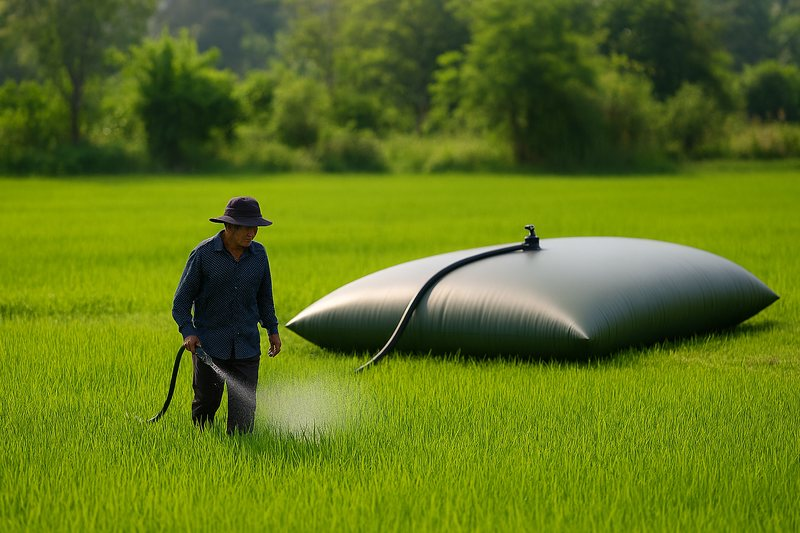
#> input picture assets/images/products/bladder-fertiliser-storage.jpg, 800 x 533 px, given in place of 40ft Reefer Frigo with 2 compartments.png, which was not available
$ python _process_images_phase7.py
#> lines starting #> are read from the running program, lines starting #| are printed output that depends on the picture; pictures that were not available may be replaced by others from this repository, and a replacement may not be noted
"""
Phase 7 asset processing — Flexitanks page "Trailer & Reefer" card CGI swap.
Same approach as _process_images.py / _process_images_phase2..6.py: resize/
recompress source assets from Media/ into assets/images/. Not part of the
shipped site.
"""
import os
from PIL import Image

SRC = r"C:\dev\PPC-company-website\Media"
DST = r"C:\dev\PPC-company-website\assets\images"

def save_jpg(src_rel, dst_rel, max_w, quality=82, crop_box=None):
#> called with max_w = 800, quality = 82, crop_box = (375, 0, 2625, 1687)
    src = os.path.join(SRC, src_rel)
    dst = os.path.join(DST, dst_rel)
    os.makedirs(os.path.dirname(dst), exist_ok=True)
    im = Image.open(src).convert("RGB")
#> im is the input picture: PIL image 800x533 RGB; mean R, G, B 95.7, 116.8, 27.5
    if crop_box:
        im = im.crop(crop_box)
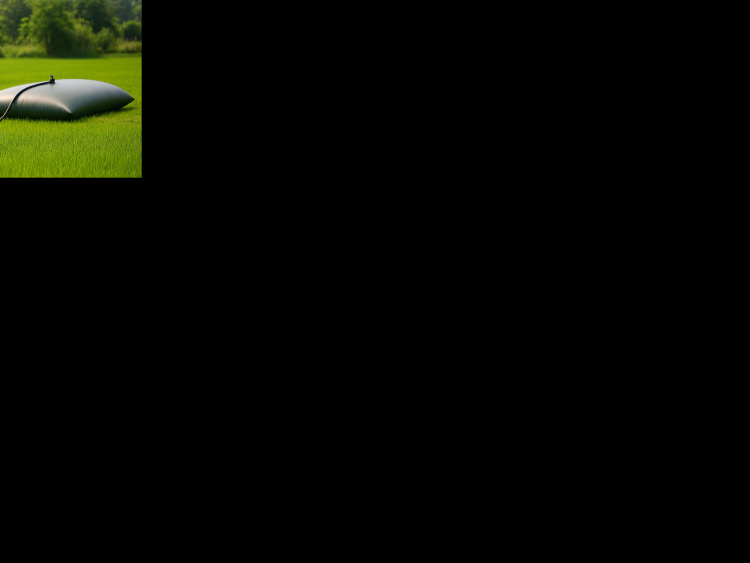
#> im: PIL image 2250x1687 RGB (shown at 1/3 size); mean R, G, B 5.6, 6.9, 1.8
    if im.width > max_w:
        h = int(im.height * (max_w / im.width))
#> h = 599
        im = im.resize((max_w, h), Image.LANCZOS)
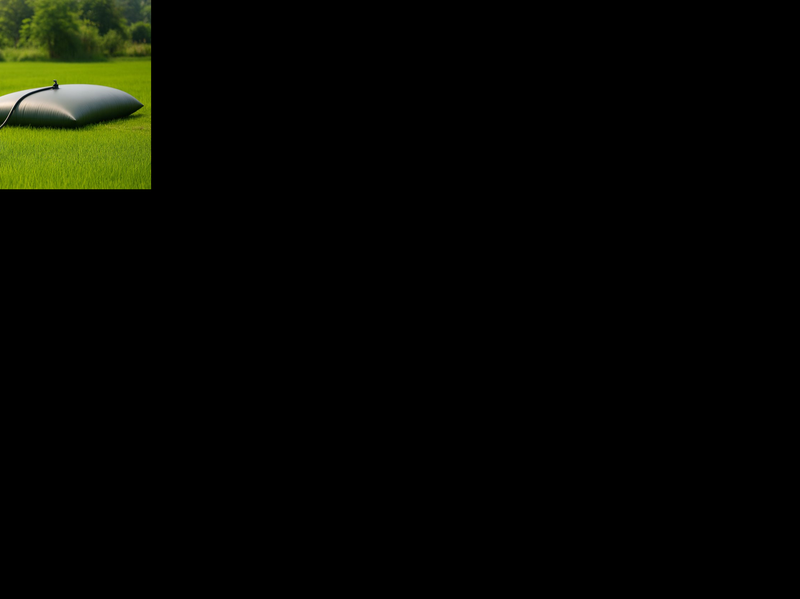
#> im: PIL image 800x599 RGB; mean R, G, B 5.6, 6.9, 1.8
    im.save(dst, "JPEG", quality=quality, optimize=True, progressive=True)
    print(f"{dst_rel:40s} {im.width}x{im.height}  {os.path.getsize(dst)//1024}KB")
#| products\flexitank-trailer-reefer-2compartment.jpg 800x599  9KB

# Flexitanks page, "Trailer & Reefer" overview card: swap the old CGI
# (Product CGIs/12. Trailer1 valve - Cr.jpg) for a clearer render showing a
# 40ft reefer trailer with a 2-compartment flexitank loaded. Source is
# 3000x1687 (16:9) — centre-cropped to 2249 wide (4:3) so the card's
# aspect-ratio/object-fit:cover crop keeps both compartments and the truck
# cab in frame, matching the sibling cards' native aspect.
save_jpg(r"Product CGIs\40ft Reefer Frigo with 2 compartments.png",
         r"products\flexitank-trailer-reefer-2compartment.jpg", 800,
         crop_box=(375, 0, 2625, 1687))

print("\nDone.")

$ run again, on assets/images/products/bladder-field-sheep.jpg
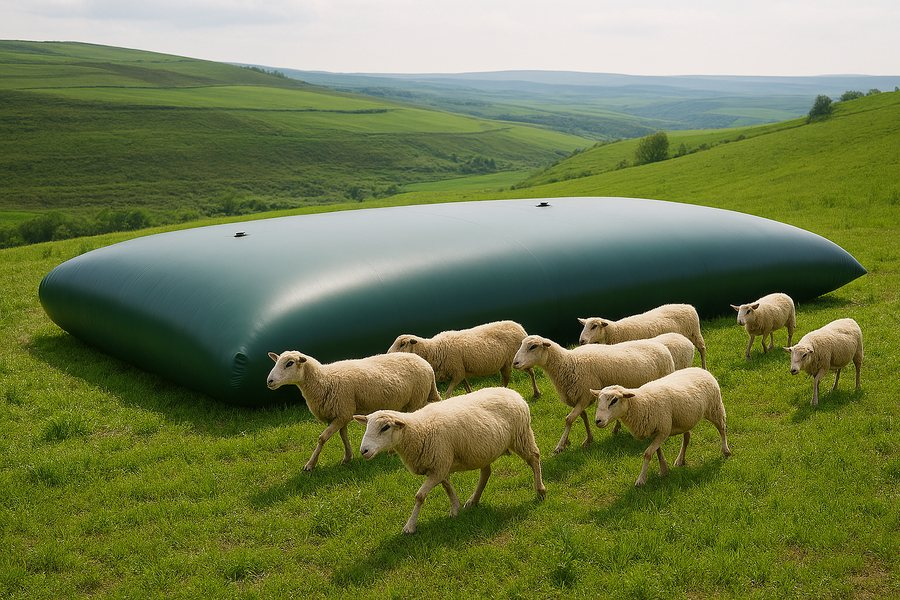
#> input picture assets/images/products/bladder-field-sheep.jpg, 900 x 600 px, given in place of 40ft Reefer Frigo with 2 compartments.png, which was not available
#> in save_jpg, im is the input picture: PIL image 900x600 RGB; mean R, G, B 113, 123.2, 77.5
#> in save_jpg, `im = im.crop(crop_box)`:
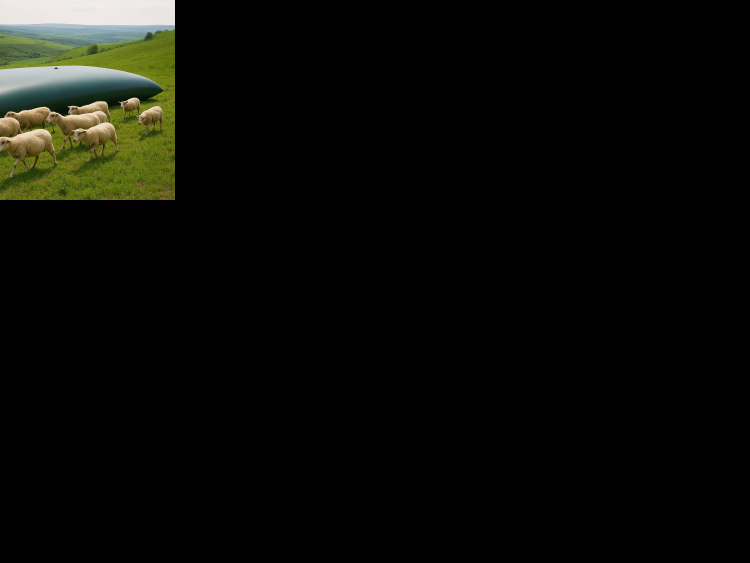
#> im: PIL image 2250x1687 RGB (shown at 1/3 size); mean R, G, B 10.1, 10.8, 7
#> in save_jpg, `im = im.resize((max_w, h), Image.LANCZOS)`:
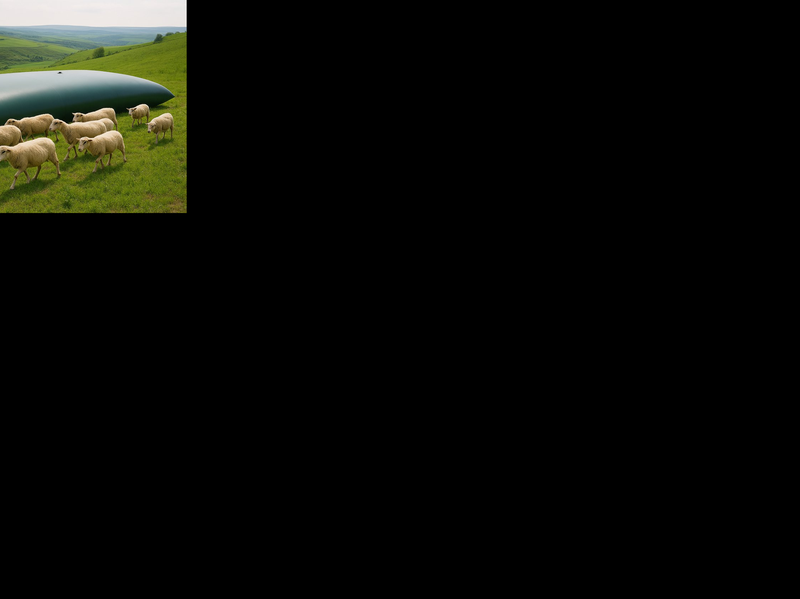
#> im: PIL image 800x599 RGB; mean R, G, B 10.1, 10.8, 7
#| products\flexitank-trailer-reefer-2compartment.jpg 800x599  12KB

$ run again, on assets/images/products/bladder-fire-protection.jpg
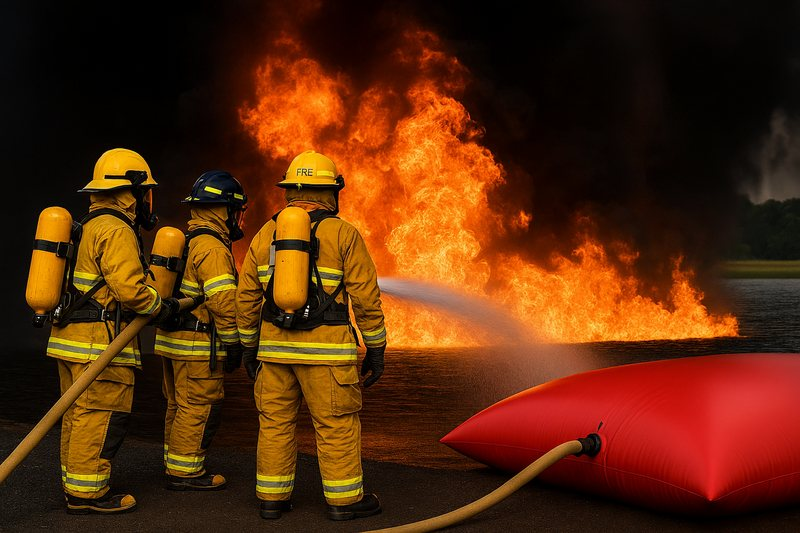
#> input picture assets/images/products/bladder-fire-protection.jpg, 800 x 533 px, given in place of 40ft Reefer Frigo with 2 compartments.png, which was not available
#> in save_jpg, im is the input picture: PIL image 800x533 RGB; mean R, G, B 88.4, 40.9, 11
#> in save_jpg, `im = im.crop(crop_box)`:
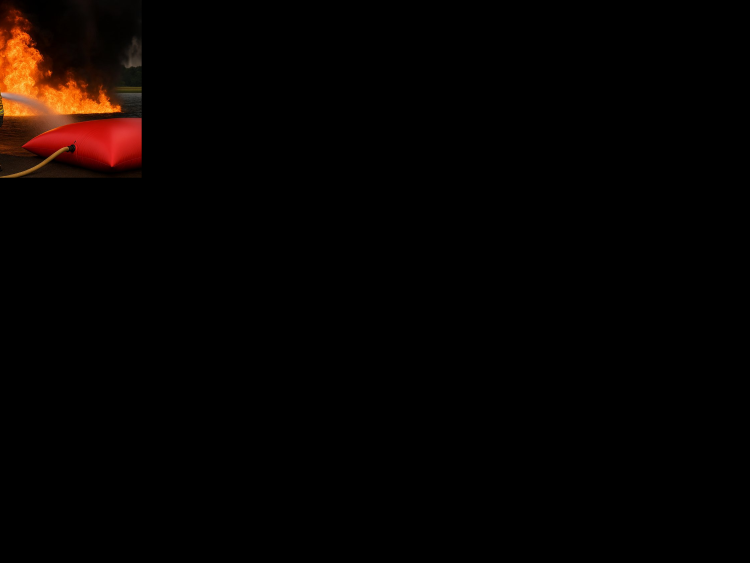
#> im: PIL image 2250x1687 RGB (shown at 1/3 size); mean R, G, B 5.8, 2.2, 0.8
#> in save_jpg, `im = im.resize((max_w, h), Image.LANCZOS)`:
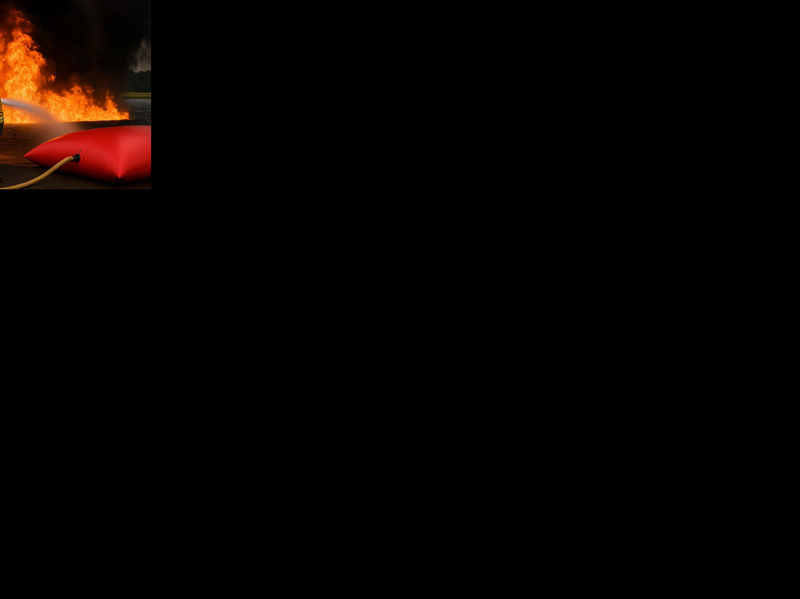
#> im: PIL image 800x599 RGB; mean R, G, B 5.8, 2.2, 0.8
#| products\flexitank-trailer-reefer-2compartment.jpg 800x599  8KB
